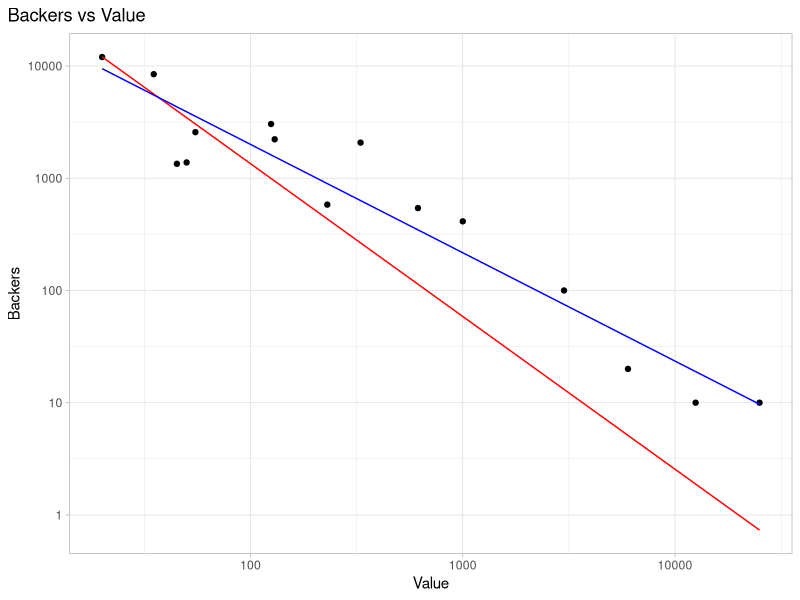

The R source for this figure:
library(tidyverse)
library(ggtext)

theme_set(
    theme_light() +
        theme(
            plot.title.position = "plot",
            plot.caption.position = "plot",
            plot.caption = element_text(hjust = 0),
        )
)

data <- read_csv("sources/backing.csv", show_col_types = FALSE, comment = "#") %>%
    arrange(value)


mod <- lm(
    log10(backers) ~ log10(value),
    data = data
)

nlmod <- nls(
    backers ~ a * value^b,
    data = data,
    start = list(a = 3e4, b = -1)
)

summary(mod)
summary(nlmod)


ggplot(data, aes(x = value, y = backers)) +
    geom_point() +
 geom_line(data = broom::augment(nlmod), aes(x = value, y = .fitted), color = "red") + 
 geom_line(data = broom::augment(mod) %>% mutate(across(1:3, \(x) 10^x)) %>% select(1:3) %>% setNames(c("backers", "value", ".fitted")), aes(x = value, y = .fitted), color = "blue") + 
    scale_x_log10() +
    scale_y_log10() +
    labs(
        title = "Backers vs Value",
        x = "Value",
        y = "Backers"
    )
